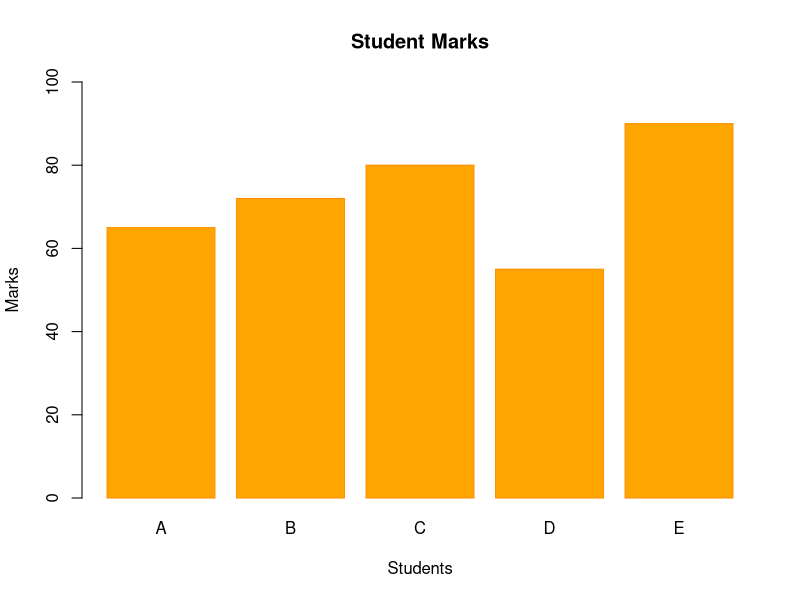

Write the R code that produced this figure.
marks <- c(65, 72, 80, 55, 90)
students <- c("A", "B", "C", "D", "E")

barplot(marks,
        names.arg = students,
        main = "Student Marks",
        xlab = "Students",
        ylab = "Marks",
        col = "orange",
        border = "darkorange",
        ylim = c(0, 100))
